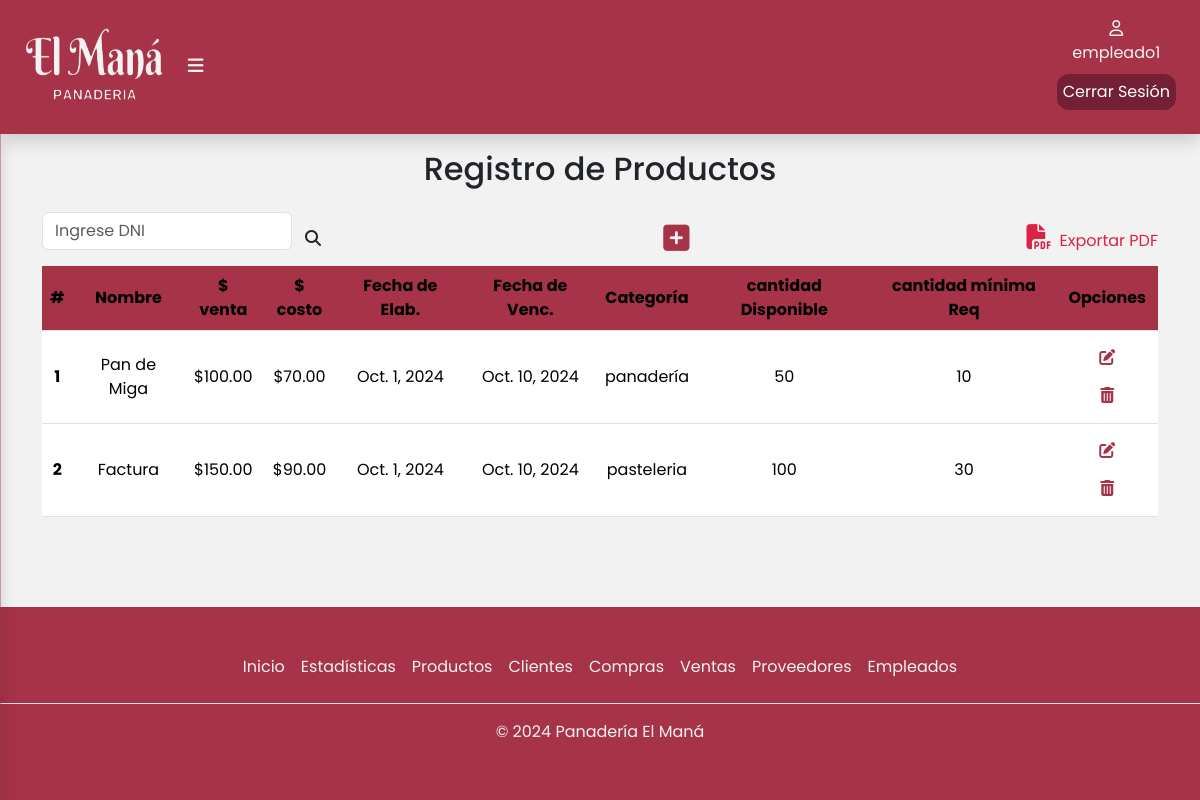
Page /productos/ (signed in) on the earlier database version.
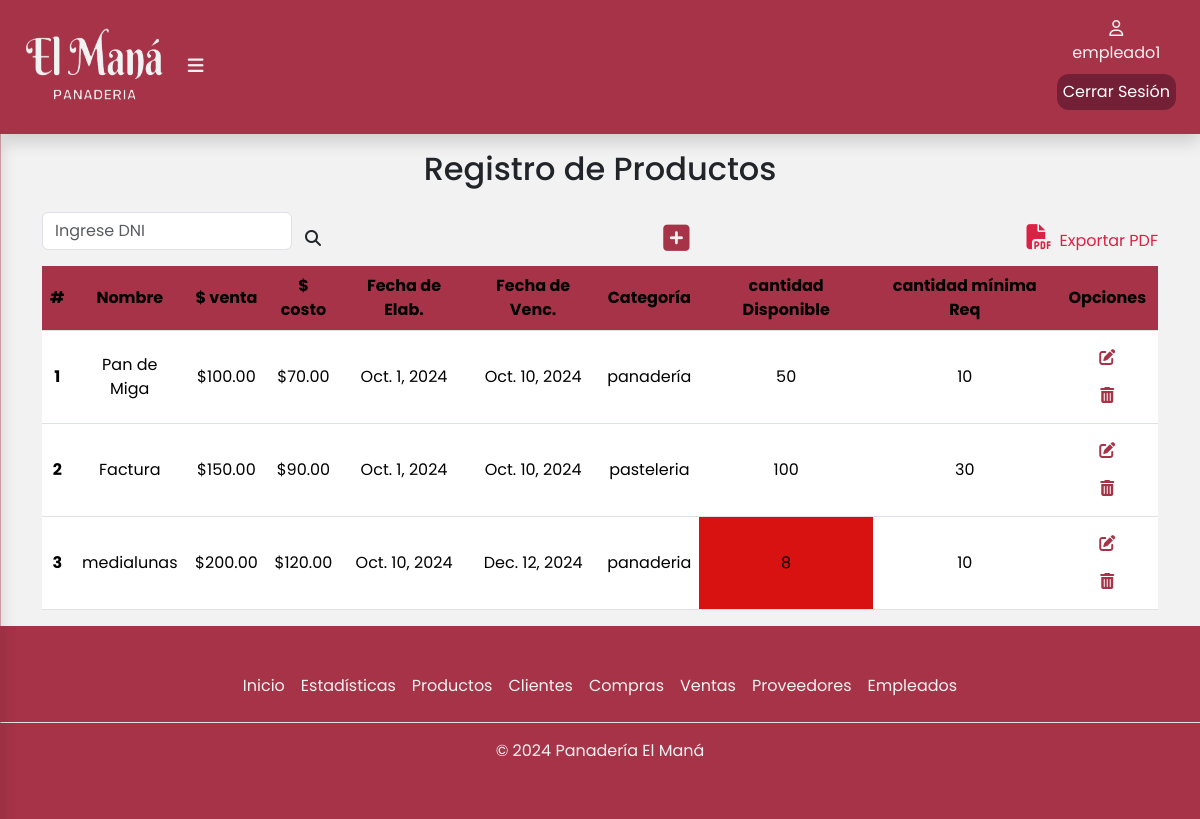
Same page on the later database version.
### apps/productos/models.py (models this page shows, shortened)
class Producto(models.Model):
    CATEGORIAS = [
        ('panadería','Panadería'),
        ('pastelería','Pastelería'),
    ]
    nombre = models.CharField(max_length=50,blank=False,null=False)
    precioDeVenta = models.DecimalField(max_digits=10, decimal_places=2,blank=False,null=False)
    precioDeCosto = models.DecimalField(max_digits=10, decimal_places=2,blank=False,null=False)
    fechaDeElaboracion = models.DateField(blank=False,null=False)
    fechaDeVencimiento = models.DateField(blank=False,null=False)
    categoria = models.CharField(max_length=15,choices=CATEGORIAS,blank=False,null=False)
    cantidadDisponible = models.PositiveIntegerField(blank=False,null=False)
    cantidadMinRequerida = models.PositiveIntegerField(blank=False,null=False)

### apps/productos/views.py (the view)
# urls.py: path('productos/',include('apps.productos.urls')),
@login_required
def productos(request):
    productos = Producto.objects.all()
    return render(request, 'productos/productos.html', {'productos': productos})

### apps/productos/templates/productos/productos.html (shortened to what this page needs)
{%extends 'base/base.html'%}
{% load static %}
{% block contenido %}
<div class="container" id="container-tabla">
    <div class="col-12">
      <h2 class="text-center pb-3">Registro de Productos</h2>
      <div class="busqueda d-flex">
        <form class="d-flex" role="search">
          <input
            class="form-control mb-3"
            type="search"
            placeholder="Ingrese DNI"
            aria-label="buscar"
            id="form-busqueda"
          />
          <button class="btn" type="submit">
            <i
              class="fa-solid fa-magnifying-glass"
              style="font-size: 16px"
            ></i>
          </button>
        </form>
        <div class="btn-modal">
          <button
            type="button"
            class="btn"
            data-bs-toggle="modal"
            data-bs-target="#exampleModal"
          >
            <i
              class="fa-solid fa-square-plus"
              title="Agregar producto"
              style="font-size: 30px"
            >
            </i>
          </button>
        </div>
        <a class="expPdf" href="#"
          ><i class="fa-solid fa-file-pdf px-2" style="font-size: 25px"></i
          >Exportar PDF</a
        >
      </div>
      <div class="table-responsive">
        <table class="table">
          <thead class="bg-table">
            <tr>
              <th scope="col">#</th>
              <th scope="col">Nombre</th>
              <th scope="col">$ venta</th>
              <th scope="col">$ costo</th>
              <th scope="col">Fecha de Elab.</th>
              <th scope="col">Fecha de Venc.</th>
              <th scope="col">Categoría</th>
              <th scope="col">cantidad Disponible</th>
              <th scope="col">cantidad mínima Req</th>
              <th scope="col">Opciones</th>
            </tr>
          </thead>
          <tbody>
            {% for producto in productos %}
            <tr>
                <th scope="row">{{ forloop.counter }}</th>
                <td>{{ producto.nombre }}</td>
                <td>${{ producto.precioDeVenta }}</td>
                <td>${{ producto.precioDeCosto }}</td>
                <td>{{ producto.fechaDeElaboracion }}</td>
                <td>{{ producto.fechaDeVencimiento }}</td>
                <td>{{ producto.categoria }}</td>
                {% if producto.cantidadDisponible <= producto.cantidadMinRequerida %}
                  <td style="background-color: #d81111;">{{ producto.cantidadDisponible }}</td>
                {% else %}
                  <td>{{ producto.cantidadDisponible }}</td>
                {% endif %}
                <td>{{ producto.cantidadMinRequerida }}</td>
                <td>
                    <button class="btn btn-modal">
                        <i class="fa-solid fa-pen-to-square" title="Editar" data-bs-toggle="modal" data-bs-target="#exampleModal"></i>
                    </button>
                    <button class="btn btn-modal">
                        <i class="fa-solid fa-trash-can" title="Eliminar" data-bs-toggle="modal" data-bs-target="#deleteModal"></i>
                    </button>
                </td>
            </tr>
            {% empty %}
            <tr>
                <td colspan="10">No hay productos disponibles.</td>
            </tr>
            {% endfor %}
        </tbody>
        </table>
      </div>
    </div>
  </div>
{% endblock %}

Differences in the rows shown:
added Producto: nombre "medialunas", precioDeVenta "200.00", precioDeCosto "120.00", fechaDeElaboracion "Oct. 10, 2024", fechaDeVencimiento "Dec. 12, 2024", categoria "panaderia", cantidadDisponible "8", cantidadMinRequerida "10"
